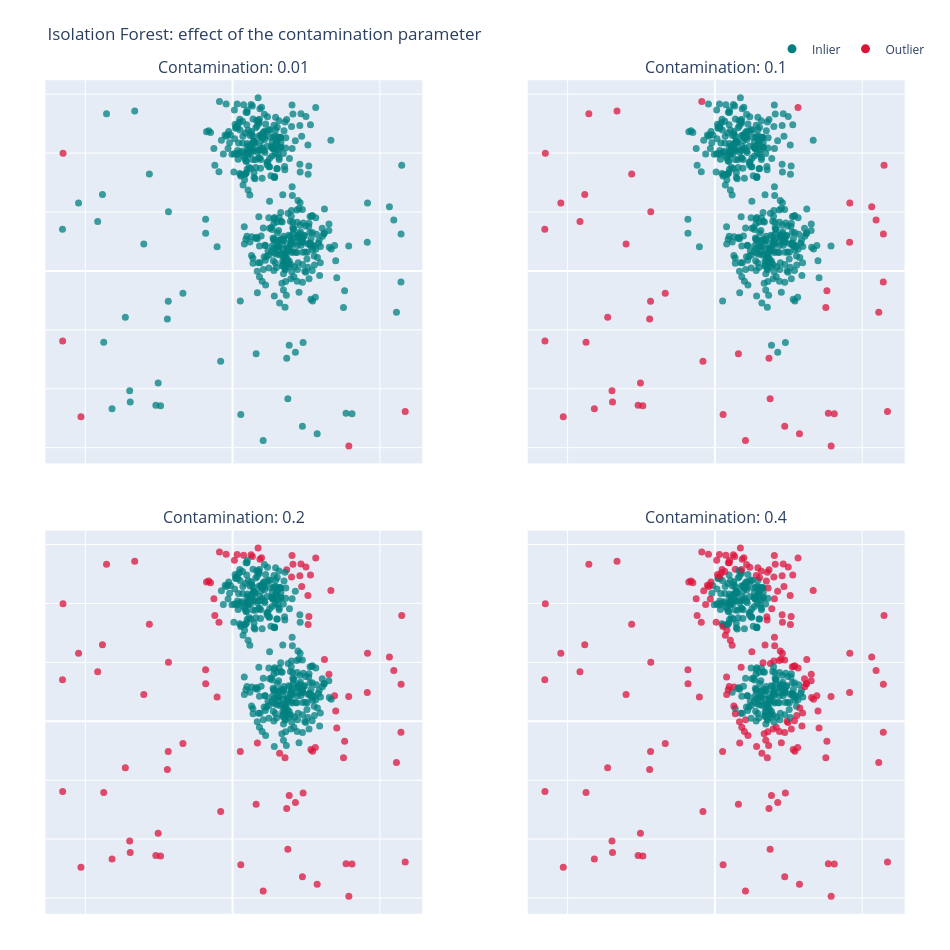

The notebook cell saved with this chart:
### Code cell
import plotly.graph_objects as go
from plotly.subplots import make_subplots

# Common axis ranges with a little padding
x_min, x_max = X[:, 0].min(), X[:, 0].max()
y_min, y_max = X[:, 1].min(), X[:, 1].max()

x_pad = 0.05 * (x_max - x_min)
y_pad = 0.05 * (y_max - y_min)

x_range = [x_min - x_pad, x_max + x_pad]
y_range = [y_min - y_pad, y_max + y_pad]

fig = make_subplots(
    rows=2,
    cols=2,
    subplot_titles=[f"Contamination: {c}" for c in contaminations],
    horizontal_spacing=0.06,
    vertical_spacing=0.08
)

color_map = {
    -1: "crimson",   # outlier
     1: "teal"       # inlier
}
label_map = {
    -1: "Outlier",
     1: "Inlier"
}

for idx, contamination in enumerate(contaminations):
    row = idx // 2 + 1
    col = idx % 2 + 1

    classification = outlier_classifications[idx]
    scores = anomaly_degrees[idx]

    colors = [color_map[c] for c in classification]
    labels = [label_map[c] for c in classification]

    hover_text = [
        f"Outlier score: {score:.4f}<br>Classification: {label}"
        for score, label in zip(scores, labels)
    ]

    fig.add_trace(
        go.Scatter(
            x=X[:, 0],
            y=X[:, 1],
            mode="markers",
            marker=dict(
                color=colors,
                size=7,
                opacity=0.75
            ),
            text=hover_text,
            hovertemplate="%{text}<extra></extra>",
            showlegend=False
        ),
        row=row,
        col=col
    )

# Add legend entries once
fig.add_trace(
    go.Scatter(
        x=[None], y=[None],
        mode="markers",
        marker=dict(size=9, color="teal"),
        name="Inlier"
    ),
    row=1, col=1
)

fig.add_trace(
    go.Scatter(
        x=[None], y=[None],
        mode="markers",
        marker=dict(size=9, color="crimson"),
        name="Outlier"
    ),
    row=1, col=1
)

# Apply identical ranges and equal aspect ratio to all panels
for i in range(1, 5):
    fig.update_xaxes(
        range=x_range,
        showticklabels=False,
        title_text="",
        constrain="domain",
        row=(i - 1) // 2 + 1,
        col=(i - 1) % 2 + 1
    )
    fig.update_yaxes(
        range=y_range,
        showticklabels=False,
        title_text="",
        scaleanchor=f"x{i}",
        scaleratio=1,
        constrain="domain",
        row=(i - 1) // 2 + 1,
        col=(i - 1) % 2 + 1
    )

fig.update_layout(
    title="Isolation Forest: effect of the contamination parameter",
    height=950,
    width=950,
    margin=dict(t=80, l=20, r=20, b=20),
    legend=dict(
        orientation="h",
        yanchor="bottom",
        y=1.02,
        xanchor="right",
        x=1.0
    )
)

fig.show()

### Figure 1 — Plotly figure (JSON) as saved in the notebook; plotly's stock layout.template omitted (floating-point values rounded to 4 significant figures; data arrays with more than 128 entries replaced by an {"elided": "..."} marker saying what was removed)
{"data": [{"hovertemplate": "%{text}<extra></extra>", "marker": {"color": {"elided": "470 str values"}, "opacity": 0.75, "size": 7}, "mode": "markers", "showlegend": false, "text": {"elided": "470 str values"}, "type": "scatter", "x": {"elided": "470 float values"}, "xaxis": "x", "y": {"elided": "470 float values"}, "yaxis": "y"}, {"hovertemplate": "%{text}<extra></extra>", "marker": {"color": {"elided": "470 str values"}, "opacity": 0.75, "size": 7}, "mode": "markers", "showlegend": false, "text": {"elided": "470 str values"}, "type": "scatter", "x": {"elided": "470 float values"}, "xaxis": "x2", "y": {"elided": "470 float values"}, "yaxis": "y2"}, {"hovertemplate": "%{text}<extra></extra>", "marker": {"color": {"elided": "470 str values"}, "opacity": 0.75, "size": 7}, "mode": "markers", "showlegend": false, "text": {"elided": "470 str values"}, "type": "scatter", "x": {"elided": "470 float values"}, "xaxis": "x3", "y": {"elided": "470 float values"}, "yaxis": "y3"}, {"hovertemplate": "%{text}<extra></extra>", "marker": {"color": {"elided": "470 str values"}, "opacity": 0.75, "size": 7}, "mode": "markers", "showlegend": false, "text": {"elided": "470 str values"}, "type": "scatter", "x": {"elided": "470 float values"}, "xaxis": "x4", "y": {"elided": "470 float values"}, "yaxis": "y4"}, {"marker": {"color": "teal", "size": 9}, "mode": "markers", "name": "Inlier", "type": "scatter", "x": [null], "xaxis": "x", "y": [null], "yaxis": "y"}, {"marker": {"color": "crimson", "size": 9}, "mode": "markers", "name": "Outlier", "type": "scatter", "x": [null], "xaxis": "x", "y": [null], "yaxis": "y"}], "layout": {"annotations": [{"font": {"size": 16}, "showarrow": false, "text": "Contamination: 0.01", "x": 0.235, "xanchor": "center", "xref": "paper", "y": 1, "yanchor": "bottom", "yref": "paper"}, {"font": {"size": 16}, "showarrow": false, "text": "Contamination: 0.1", "x": 0.765, "xanchor": "center", "xref": "paper", "y": 1, "yanchor": "bottom", "yref": "paper"}, {"font": {"size": 16}, "showarrow": false, "text": "Contamination: 0.2", "x": 0.235, "xanchor": "center", "xref": "paper", "y": 0.46, "yanchor": "bottom", "yref": "paper"}, {"font": {"size": 16}, "showarrow": false, "text": "Contamination: 0.4", "x": 0.765, "xanchor": "center", "xref": "paper", "y": 0.46, "yanchor": "bottom", "yref": "paper"}], "height": 950, "legend": {"orientation": "h", "x": 1, "xanchor": "right", "y": 1.02, "yanchor": "bottom"}, "margin": {"b": 20, "l": 20, "r": 20, "t": 80}, "title": {"text": "Isolation Forest: effect of the contamination parameter"}, "width": 950, "xaxis": {"anchor": "y", "constrain": "domain", "domain": [0, 0.47], "range": [-6.356, 6.442], "showticklabels": false, "title": {"text": ""}}, "xaxis2": {"anchor": "y2", "constrain": "domain", "domain": [0.53, 1], "range": [-6.356, 6.442], "showticklabels": false, "title": {"text": ""}}, "xaxis3": {"anchor": "y3", "constrain": "domain", "domain": [0, 0.47], "range": [-6.356, 6.442], "showticklabels": false, "title": {"text": ""}}, "xaxis4": {"anchor": "y4", "constrain": "domain", "domain": [0.53, 1], "range": [-6.356, 6.442], "showticklabels": false, "title": {"text": ""}}, "yaxis": {"anchor": "x", "constrain": "domain", "domain": [0.54, 1], "range": [-6.535, 6.475], "scaleanchor": "x", "scaleratio": 1, "showticklabels": false, "title": {"text": ""}}, "yaxis2": {"anchor": "x2", "constrain": "domain", "domain": [0.54, 1], "range": [-6.535, 6.475], "scaleanchor": "x2", "scaleratio": 1, "showticklabels": false, "title": {"text": ""}}, "yaxis3": {"anchor": "x3", "constrain": "domain", "domain": [0, 0.46], "range": [-6.535, 6.475], "scaleanchor": "x3", "scaleratio": 1, "showticklabels": false, "title": {"text": ""}}, "yaxis4": {"anchor": "x4", "constrain": "domain", "domain": [0, 0.46], "range": [-6.535, 6.475], "scaleanchor": "x4", "scaleratio": 1, "showticklabels": false, "title": {"text": ""}}}}
